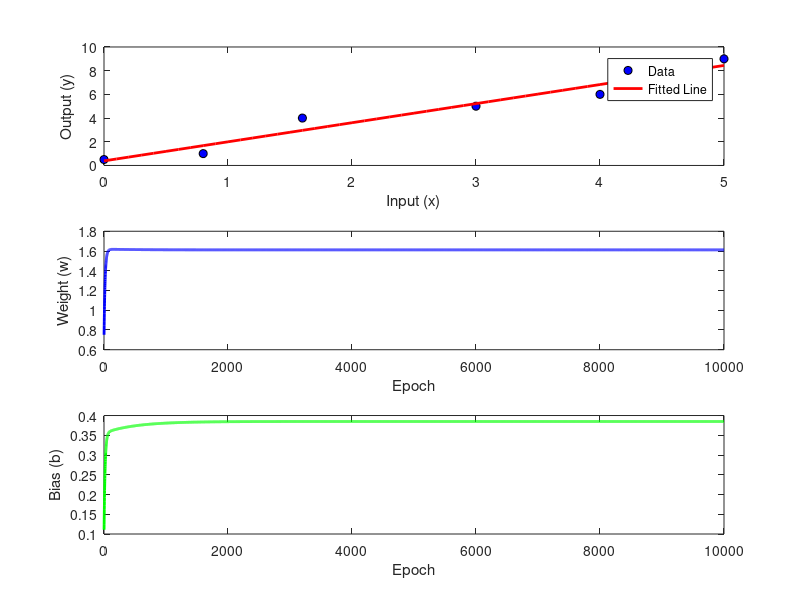

Source code (MATLAB):
clear all
clc

% Define the input-output pairs
x = [0; 0.8; 1.6; 3; 4; 5];
y = [0.5; 1; 4; 5; 6; 9];


% Initialize weights and biases
w = rand();
b = rand();

% Set learning rate and number of epochs
lr = 0.001;
epochs = 10000;

% Initialize arrays to store weights and biases
w_arr = zeros(1, epochs);
b_arr = zeros(1, epochs);

% Loop for number of epochs
for i = 1:epochs
    % Loop for each data point
    for j = 1:length(x)
        
        % Calculate predicted output
        y_pred = w * x(j) + b;
        
        % Update weights and biases
        w = w + lr * (y(j) - y_pred) * x(j);
        b = b + lr * (y(j) - y_pred);
        
        % Store updated weights and biases
        w_arr(i) = w;
        b_arr(i) = b;
    end
end


% Plot the fitting result
figure;
subplot(3,1,1);
plot(x, y, 'o', 'MarkerFaceColor', 'b', 'MarkerEdgeColor', 'k');
hold on;
x_fit = 0:0.1:5;
y_fit = w * x_fit + b;
plot(x_fit, y_fit, '-r', 'LineWidth', 2);
xlabel('Input (x)');
ylabel('Output (y)');
legend('Data', 'Fitted Line');

subplot(3,1,2);
plot(1:epochs, w_arr, '-b', 'LineWidth', 2);
xlabel('Epoch');
ylabel('Weight (w)');
subplot(3,1,3);
plot(1:epochs, b_arr, '-g', 'LineWidth', 2);
xlabel('Epoch');
ylabel('Bias (b)');
